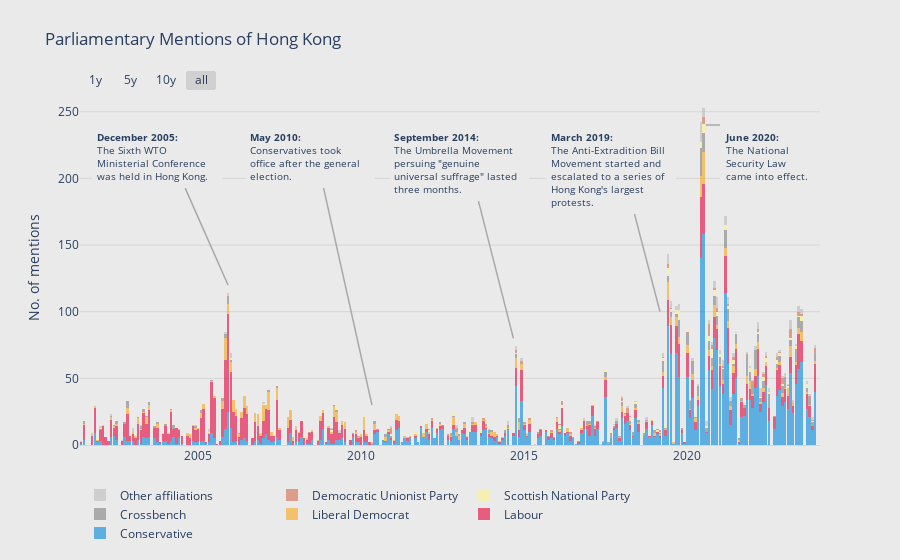

Notebook cell for this chart:
### Code cell
fig = go.Figure()

def add_bar(column, color):
    fig.add_trace(
        go.Bar(
            name = column,
            x = df_party_month_wide_sorted_grouped['month'],
            y = df_party_month_wide_sorted_grouped[column],
            marker_color = color,
            marker_line_width = 0,
            opacity = 0.6,
            hovertemplate = '%{y}'
        )
    )

add_bar('Conservative', '#0087DC')
add_bar('Labour', '#E4003B')
add_bar('Liberal Democrat', '#FAA61A')
add_bar('Crossbench', 'grey')
add_bar('Scottish National Party', '#FDF38E')
add_bar('Democratic Unionist Party', '#D46A4C')
add_bar('Other affiliations', '#BDBDBD')

fig.update_layout(
    title = "Parliamentary Mentions of Hong Kong",
    showlegend = True,
    legend_orientation = 'h',
    margin = dict(t=90, b=30, l=80, r=80),
    barmode = 'stack',
    hovermode = 'x unified',
    template = 'plotly_white',
    paper_bgcolor = '#eaeaea',
    plot_bgcolor = '#eaeaea',
    hoverlabel = dict(
        bgcolor = '#eaeaea'
    ),
    bargap = 0.01
)

fig.update_xaxes(
    linecolor = '#d6d6d6',
    hoverformat = '%B %Y',
    rangeselector= dict(
        buttons = list([
            dict(count=1,
                label="1y",
                step="year",
                stepmode="backward"),
            dict(count=5,
                label="5y",
                step="year",
                stepmode="backward"),
            dict(count=10,
                label="10y",
                step="year",
                stepmode="backward"),
            dict(step="all")
        ]),
        bgcolor = '#eaeaea',
        x = 0,
        y = 1
    ),
)


fig.add_annotation(
    xref = 'x',
    yref = 'y',
    axref = 'x',
    ayref = 'y',
    x = '2005-12-01',
    y = 120,
    ax = '2003-10-01',
    ay = 240,
    text=f'<b>December 2005:</b><br>The Sixth WTO <br>Ministerial Conference <br>was held in Hong Kong.',
    align = 'left',
    yanchor = 'top',
    xanchor = 'center',
    bgcolor = '#eaeaea',
    width = 120,
    arrowwidth=1.5,
    arrowcolor = '#a8a8a8',
    arrowside = 'none',
    borderpad = 5,
    borderwidth = 0,
    font_size = 10
)
fig.add_annotation(
    xref = 'x',
    yref = 'y',
    axref = 'x',
    ayref = 'y',
    x = '2010-05-01',
    y = 30,
    ax = '2008-06-01',
    ay = 240,
    text=f'<b>May 2010:</b><br>Conservatives took <br>office after the general <br>election.',
    align = 'left',
    yanchor = 'top',
    xanchor = 'center',
    bgcolor = '#eaeaea',
    width = 120,
    arrowwidth=1.5,
    arrowcolor = '#a8a8a8',
    arrowside = 'none',
    borderpad = 5,
    borderwidth = 0,
    font_size = 10
)
fig.add_annotation(
    xref = 'x',
    yref = 'y',
    axref = 'x',
    ayref = 'y',
    x = '2014-09-01',
    y = 80,
    ax = '2013-01-01',
    ay = 240,
    text=f'<b>September 2014:</b><br>The Umbrella Movement <br>persuing "genuine <br>universal suffrage" lasted <br>three months.',
    align = 'left',
    yanchor = 'top',
    xanchor = 'center',
    bgcolor = '#eaeaea',
    width = 130,
    arrowwidth=1.5,
    arrowcolor = '#a8a8a8',
    arrowside = 'none',
    borderpad = 5,
    borderwidth = 0,
    font_size = 10
)
fig.add_annotation(
    xref = 'x',
    yref = 'y',
    axref = 'x',
    ayref = 'y',
    x = '2019-03-01',
    y = 100,
    ax = '2017-09-01',
    ay = 240,
    text=f'<b>March 2019:</b><br>The Anti-Extradition Bill <br>Movement started and <br>escalated to a series of <br>Hong Kong\'s largest <br>protests.',
    align = 'left',
    yanchor = 'top',
    xanchor = 'center',
    bgcolor = '#eaeaea',
    width = 120,
    arrowwidth=1.5,
    arrowcolor = '#a8a8a8',
    arrowside = 'none',
    borderpad = 5,
    borderwidth = 0,
    font_size = 10
)
fig.add_annotation(
    xref = 'x',
    yref = 'y',
    axref = 'x',
    ayref = 'y',
    x = '2020-06-01',
    y = 240,
    ax = '2021-01-01',
    ay = 240,
    text=f'<b>June 2020:</b><br>The National <br>Security Law <br>came into effect.',
    align = 'left',
    yanchor = 'top',
    xanchor = 'left',
    bgcolor = '#eaeaea',
    width = 90,
    arrowwidth= 1.5,
    arrowcolor = '#a8a8a8',
    arrowside = 'none',
    borderpad = 5,
    borderwidth = 0,
    font_size = 10,
    standoff = 5
)

fig.update_yaxes(
    tickformat = ',',
    gridcolor = '#d6d6d6',
    title = 'No. of mentions'
)

fig.show()

### Figure 1 — Plotly figure (JSON) as saved in the notebook; plotly's stock layout.template omitted (floating-point values rounded to 4 significant figures; data arrays with more than 128 entries replaced by an {"elided": "..."} marker saying what was removed)
{"data": [{"hovertemplate": "%{y}", "marker": {"color": "#0087DC", "line": {"width": 0}}, "name": "Conservative", "opacity": 0.6, "type": "bar", "x": {"elided": "252 str values"}, "y": {"elided": "252 int values"}}, {"hovertemplate": "%{y}", "marker": {"color": "#E4003B", "line": {"width": 0}}, "name": "Labour", "opacity": 0.6, "type": "bar", "x": {"elided": "252 str values"}, "y": {"elided": "252 int values"}}, {"hovertemplate": "%{y}", "marker": {"color": "#FAA61A", "line": {"width": 0}}, "name": "Liberal Democrat", "opacity": 0.6, "type": "bar", "x": {"elided": "252 str values"}, "y": {"elided": "252 int values"}}, {"hovertemplate": "%{y}", "marker": {"color": "grey", "line": {"width": 0}}, "name": "Crossbench", "opacity": 0.6, "type": "bar", "x": {"elided": "252 str values"}, "y": {"elided": "252 int values"}}, {"hovertemplate": "%{y}", "marker": {"color": "#FDF38E", "line": {"width": 0}}, "name": "Scottish National Party", "opacity": 0.6, "type": "bar", "x": {"elided": "252 str values"}, "y": {"elided": "252 int values"}}, {"hovertemplate": "%{y}", "marker": {"color": "#D46A4C", "line": {"width": 0}}, "name": "Democratic Unionist Party", "opacity": 0.6, "type": "bar", "x": {"elided": "252 str values"}, "y": {"elided": "252 int values"}}, {"hovertemplate": "%{y}", "marker": {"color": "#BDBDBD", "line": {"width": 0}}, "name": "Other affiliations", "opacity": 0.6, "type": "bar", "x": {"elided": "252 str values"}, "y": {"elided": "252 int values"}}], "layout": {"annotations": [{"align": "left", "arrowcolor": "#a8a8a8", "arrowside": "none", "arrowwidth": 1.5, "ax": "2003-10-01", "axref": "x", "ay": 240, "ayref": "y", "bgcolor": "#eaeaea", "borderpad": 5, "borderwidth": 0, "font": {"size": 10}, "text": "<b>December 2005:</b><br>The Sixth WTO <br>Ministerial Conference <br>was held in Hong Kong.", "width": 120, "x": "2005-12-01", "xanchor": "center", "xref": "x", "y": 120, "yanchor": "top", "yref": "y"}, {"align": "left", "arrowcolor": "#a8a8a8", "arrowside": "none", "arrowwidth": 1.5, "ax": "2008-06-01", "axref": "x", "ay": 240, "ayref": "y", "bgcolor": "#eaeaea", "borderpad": 5, "borderwidth": 0, "font": {"size": 10}, "text": "<b>May 2010:</b><br>Conservatives took <br>office after the general <br>election.", "width": 120, "x": "2010-05-01", "xanchor": "center", "xref": "x", "y": 30, "yanchor": "top", "yref": "y"}, {"align": "left", "arrowcolor": "#a8a8a8", "arrowside": "none", "arrowwidth": 1.5, "ax": "2013-01-01", "axref": "x", "ay": 240, "ayref": "y", "bgcolor": "#eaeaea", "borderpad": 5, "borderwidth": 0, "font": {"size": 10}, "text": "<b>September 2014:</b><br>The Umbrella Movement <br>persuing \"genuine <br>universal suffrage\" lasted <br>three months.", "width": 130, "x": "2014-09-01", "xanchor": "center", "xref": "x", "y": 80, "yanchor": "top", "yref": "y"}, {"align": "left", "arrowcolor": "#a8a8a8", "arrowside": "none", "arrowwidth": 1.5, "ax": "2017-09-01", "axref": "x", "ay": 240, "ayref": "y", "bgcolor": "#eaeaea", "borderpad": 5, "borderwidth": 0, "font": {"size": 10}, "text": "<b>March 2019:</b><br>The Anti-Extradition Bill <br>Movement started and <br>escalated to a series of <br>Hong Kong's largest <br>protests.", "width": 120, "x": "2019-03-01", "xanchor": "center", "xref": "x", "y": 100, "yanchor": "top", "yref": "y"}, {"align": "left", "arrowcolor": "#a8a8a8", "arrowside": "none", "arrowwidth": 1.5, "ax": "2021-01-01", "axref": "x", "ay": 240, "ayref": "y", "bgcolor": "#eaeaea", "borderpad": 5, "borderwidth": 0, "font": {"size": 10}, "standoff": 5, "text": "<b>June 2020:</b><br>The National <br>Security Law <br>came into effect.", "width": 90, "x": "2020-06-01", "xanchor": "left", "xref": "x", "y": 240, "yanchor": "top", "yref": "y"}], "bargap": 0.01, "barmode": "stack", "hoverlabel": {"bgcolor": "#eaeaea"}, "hovermode": "x unified", "legend": {"orientation": "h"}, "margin": {"b": 30, "l": 80, "r": 80, "t": 90}, "paper_bgcolor": "#eaeaea", "plot_bgcolor": "#eaeaea", "showlegend": true, "title": {"text": "Parliamentary Mentions of Hong Kong"}, "xaxis": {"hoverformat": "%B %Y", "linecolor": "#d6d6d6", "rangeselector": {"bgcolor": "#eaeaea", "buttons": [{"count": 1, "label": "1y", "step": "year", "stepmode": "backward"}, {"count": 5, "label": "5y", "step": "year", "stepmode": "backward"}, {"count": 10, "label": "10y", "step": "year", "stepmode": "backward"}, {"step": "all"}], "x": 0, "y": 1}}, "yaxis": {"gridcolor": "#d6d6d6", "tickformat": ",", "title": {"text": "No. of mentions"}}}}
